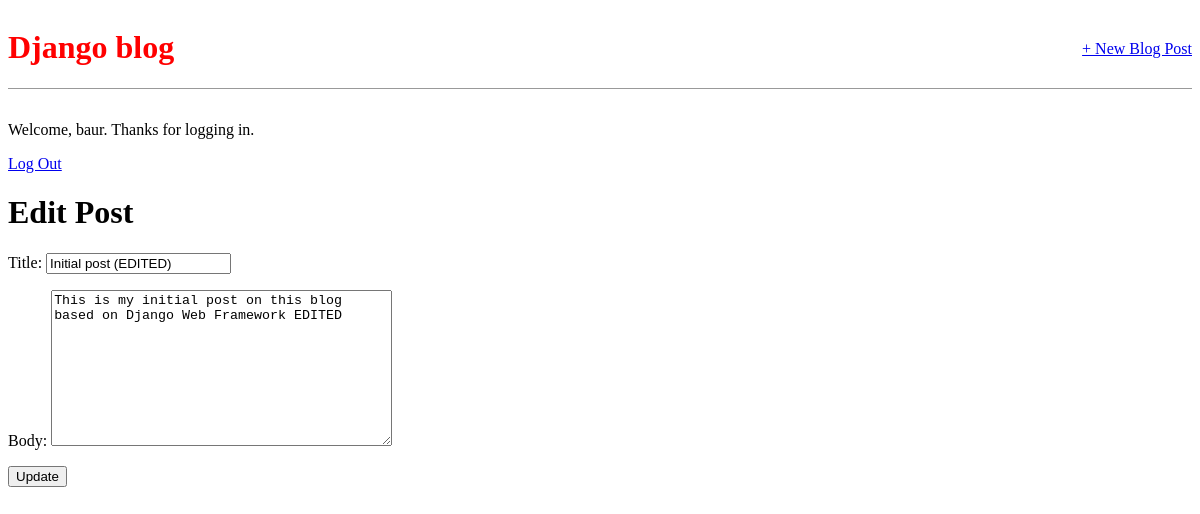
Screenshot of /post/1/edit/ (signed in) with the database file from the repository.
### blog/models.py (models this page shows, shortened)
class Post(models.Model):
    title = models.CharField(max_length=200)
    author = models.ForeignKey(
        'auth.User',
        on_delete=models.CASCADE
    )
    body = models.TextField()

### blog/views.py (the view)
# urls.py: path('post/<int:pk>/edit/', BlogUpdateView.as_view(), name='post_edit'),
class BlogUpdateView(UpdateView):
    model = models.Post
    template_name = 'post_edit.html'
    fields = ['title', 'body']

### templates/post_edit.html
{% extends 'base.html' %}
{% block content %}
    <h1>Edit Post</h1>
    <form action="" method="post">{% csrf_token %}
        {{ form.as_p }}
        <input type="submit" value="Update" />
    </form>
{% endblock content%}

### templates/base.html (shortened to what this page needs)
{% load static %}
<html>
    <head>
        <link href="{% static 'css/base.css' %}" rel="stylesheet">
    </head>
    <body>
        <div>
            <header>
                <div class="nav-left">
                    <h1><a href="{% url 'home' %}">Django blog</a></h1>
                </div>
                <div class="nav-right">
                    <a href="{% url 'post_new' %}">+ New Blog Post</a>
                </div>
            </header>
            {% if user.is_authenticated %}
                <p>Welcome, {{ user.username }}. Thanks for logging in.</p>
                <p><a href="{% url 'logout' %}">Log Out</a></p>
            {% else %}
                <p>Welcome, new user. Please
                    <a href="{% url 'login' %}">log in</a> or
                    <a href="{% url 'signup' %}">signup</a>.
                </p>
            {% endif %}
        {% block content %}
        {% endblock content %}
        </div>
    </body>
</html>

### static/css/base.css (style rules this page uses)
body { front-family: 'Source Sans Pro', sans-serif; front-size: 18 px; }
header { border-bottom: 1px solid #999; margin-bottom: 2rem; display: flex; }
header h1 a { color: red; text-decoration: none; }
.nav-left { margin-right: auto; }
.nav-right { display: flex; padding-top: 2rem; }

### rows the page displays
Post: title "Initial post (EDITED)", body "This is my initial post on this blog based on Django Web Framework EDITED"

### other values shown
{{ user.username }} "baur"
